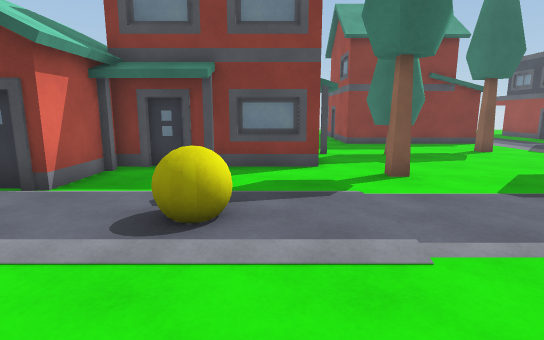
view 1 (above)

24 first-person views from a walk through a Unity game level. The camera is 1.4 m above the floor, tilts 10° down and sees 80° across. The floor is counted in squares, 1 m on a side. Each view is taken from the middle of a square. On the plan, view 1 faces up. The plan holds only what a view shows up to about 15 squares ahead; the rest is blank. The place goes on beyond the plan. The player character is not drawn.

view 2
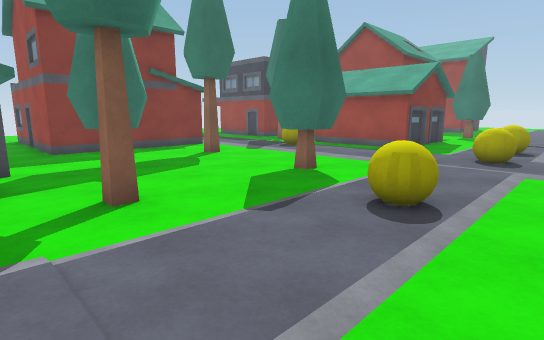

view 3
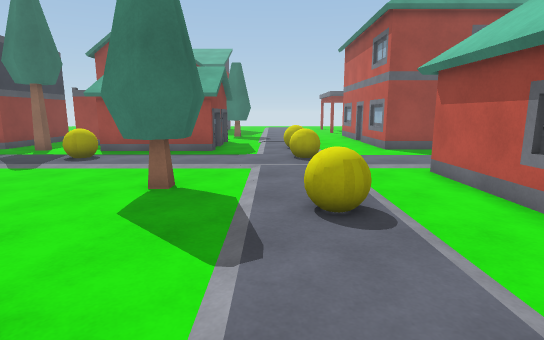

view 4
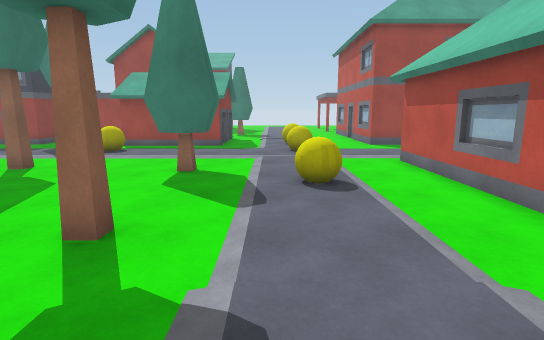

view 5
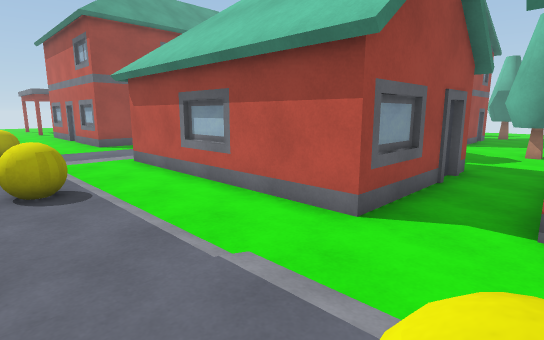

view 6
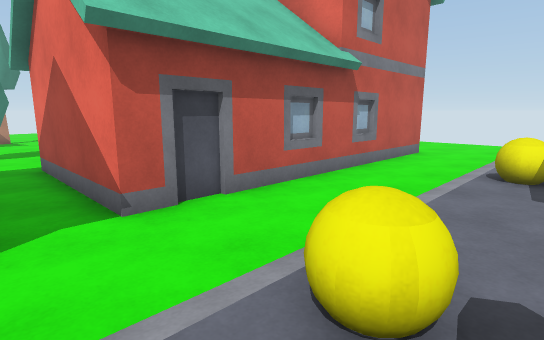

view 7
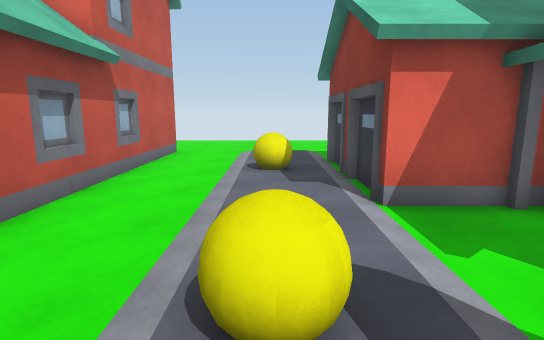

view 8
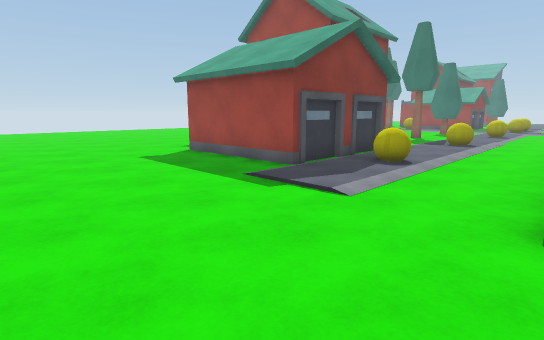

view 9
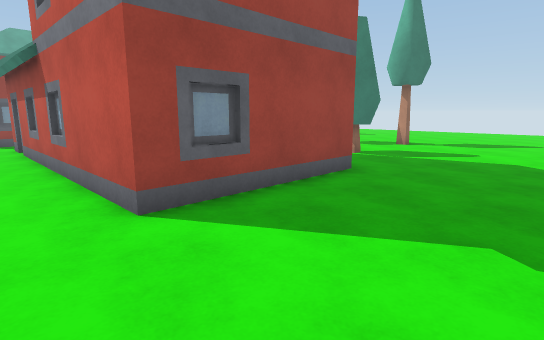

view 10
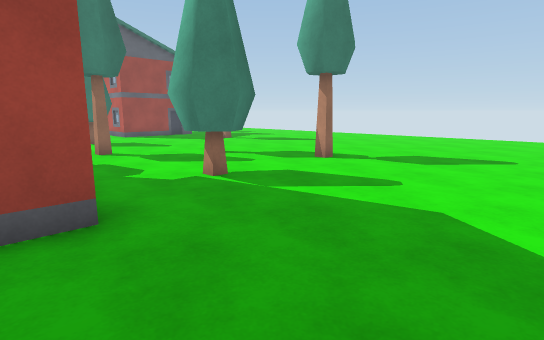

view 11
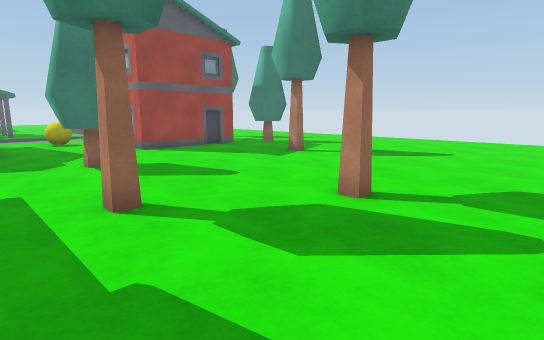

view 12
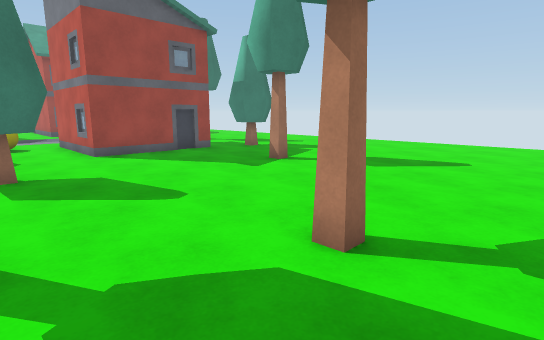

view 13
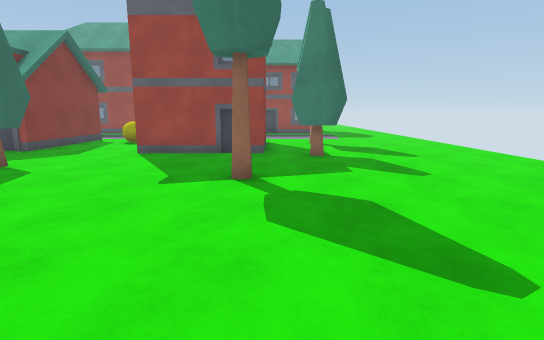

view 14
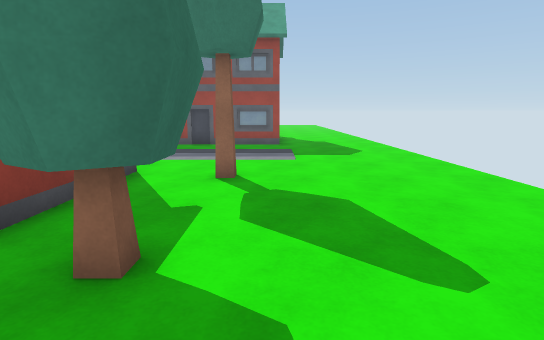

view 15
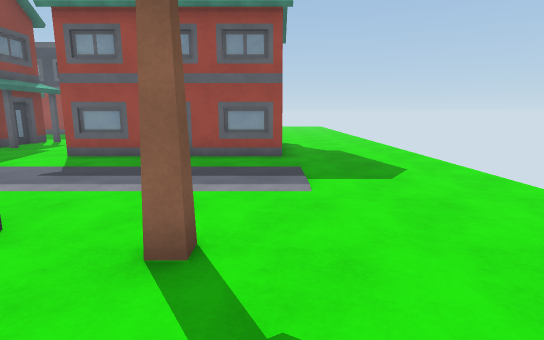

view 16
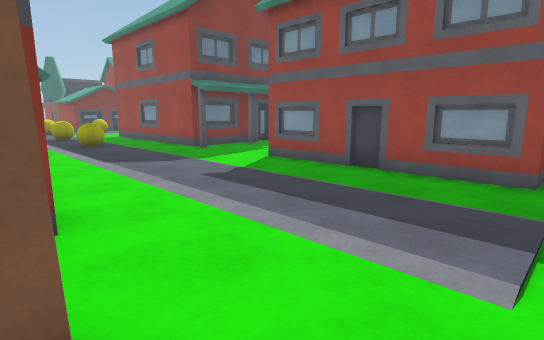

view 17
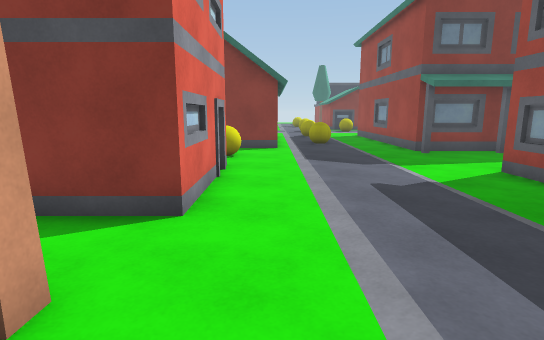

view 18
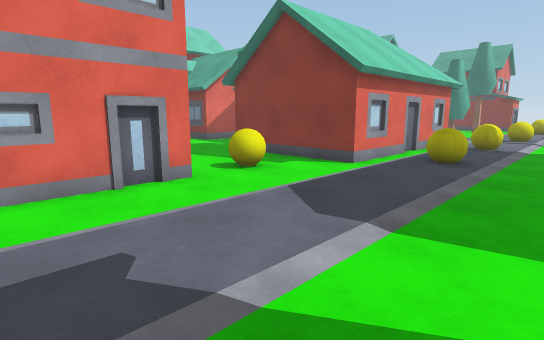

view 19
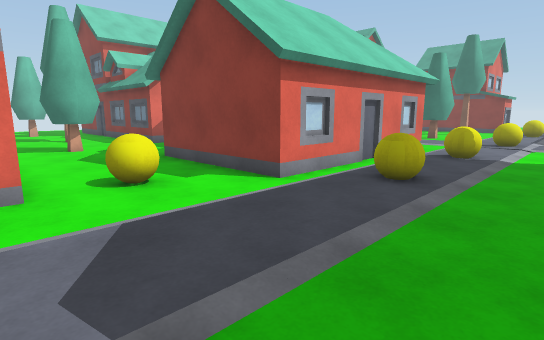

view 20
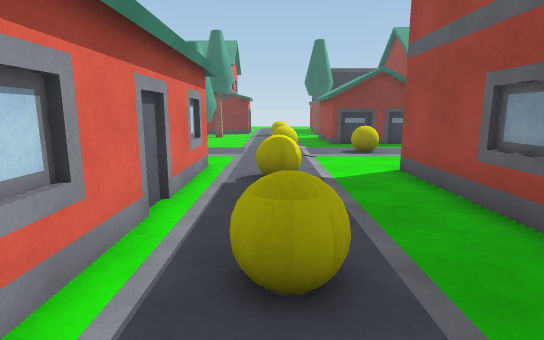

view 21
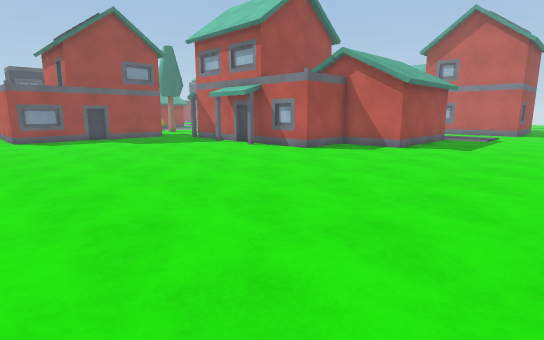

view 22
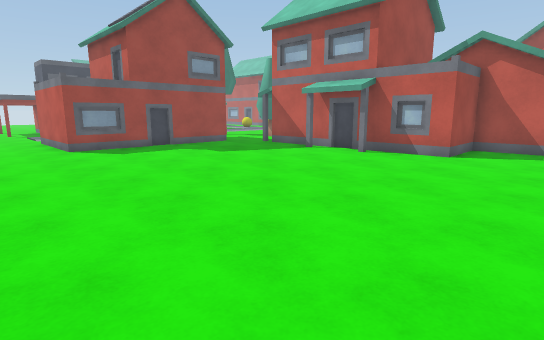

view 23
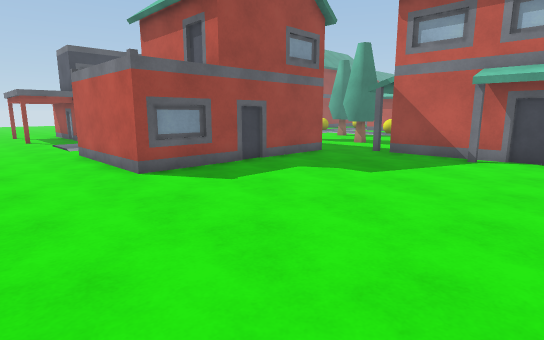

view 24
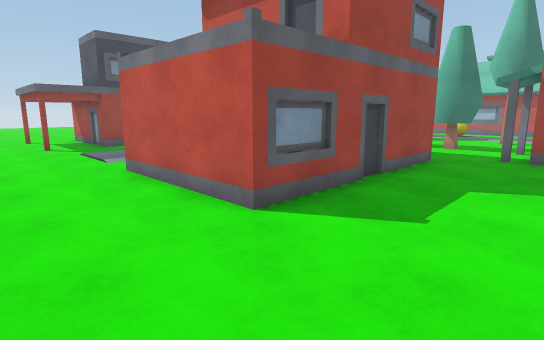

### Floor plan
Key: @ floor where view 1 was taken; # wall or solid block; . floor; H house; T tree; B yellow ball.
Columns run from 16 left of view 1 to 19 right of it. Each row starts with its distance up from view 1.
 25       . ..... .........
 24  . .............................
 23   ..................................
 22  ...................#####......H...H
 21  ...................H        .....
 20  ...................HHHHH    ..##H
 19  ...................#
 18  ...................#
 17   ..................#
 16   ..................#         .##
 15  ...................######   ...
 14  .........########H.......   .T.H
 13  ........##       .........  .. H
 12  ........#       H..T...T..   H
 11  ......###        HTTT.....BB.#
 10  ......#          ..T......  .#
  9  ......#    ######.........  .#
  8  ......#    #.H........TT..  .#
  7  ......#    #......T...TT..  .HHHHH
  6 .......######..............  .....
  5 ......         . .
  4 ......   B     B .    B    BB BB
  3 ...........................  ...
  2 ...........................  ....
  1 .................####H####. .....
  0 ....############@H#      #. ..##H
 -1 ....H#         #.H       #.B..#
 -2 ....##         #.#       #. ..#
 -3 ....#          #..       #. ..H
 -4 ....#          #..       #. ..H
 -5  ...#      H  H#..       #.B..H
 -6 ................... #    #.B..#
 -7 ....................######. ..##
 -8 ......TT....T...TT............H#H###
 -9 ......TT........TT......B.. .....H..
-10 ........................... .......
-11  .........T.........H###... ......
-12  ..................#   ##.. ...#
-13  .....T............#    #.. ...#
-14  ..................H    H.. ...#
-15  ..............T...H    H.. ...#
-16  ...................####... ...#
-17  .................TT....... ...#
-18  .................TT ..T... ...H
-19  ...... ................... ...#
-20   ....  ............................
-21   ...   ............................
-22   ..     ...........................
-23          ...... ....................

Where each view was taken, in squares from view 1:
view 1: 0 up, 0 right, facing up
view 2: 2 up, 1 right, facing up-right
view 3: 5 up, 1 right, facing right
view 4: 5 up, 1 left, facing right
view 5: 5 up, 1 left, facing down-right
view 6: 5 up, 1 right, facing down-left
view 7: 4 up, 1 right, facing left
view 8: 0 up, 16 left, facing up-right
view 9: 2 up, 16 left, facing down-right
view 10: 4 down, 16 left, facing down-right
view 11: 6 down, 9 left, facing down-right
view 12: 8 down, 8 left, facing down-right
view 13: 16 down, 8 left, facing right
view 14: 19 down, 0 right, facing right
view 15: 19 down, 4 right, facing right
view 16: 20 down, 7 right, facing up-right
view 17: 20 down, 9 right, facing up
view 18: 15 down, 14 right, facing up-left
view 19: 12 down, 14 right, facing up-left
view 20: 8 down, 11 right, facing up
view 21: 24 up, 15 left, facing down-right
view 22: 25 up, 10 left, facing down-right
view 23: 25 up, 4 left, facing down-right
view 24: 25 up, 0 right, facing down-right
